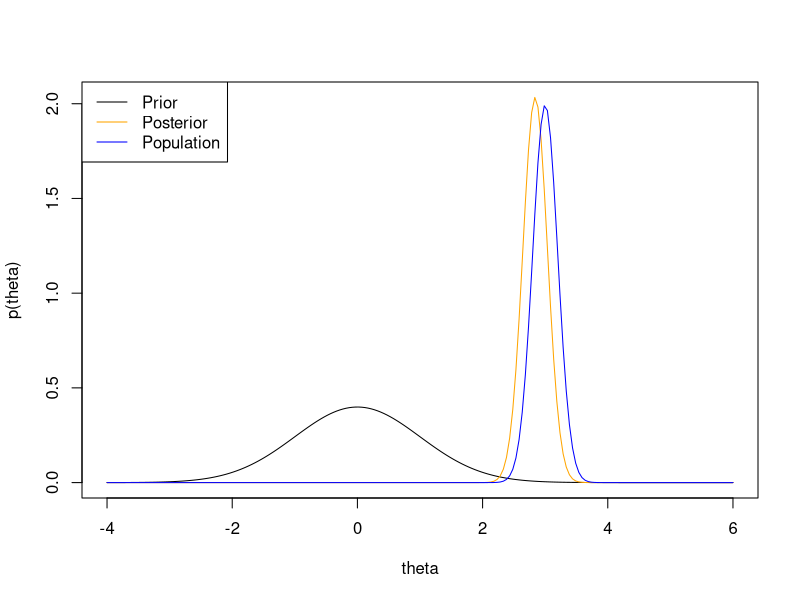
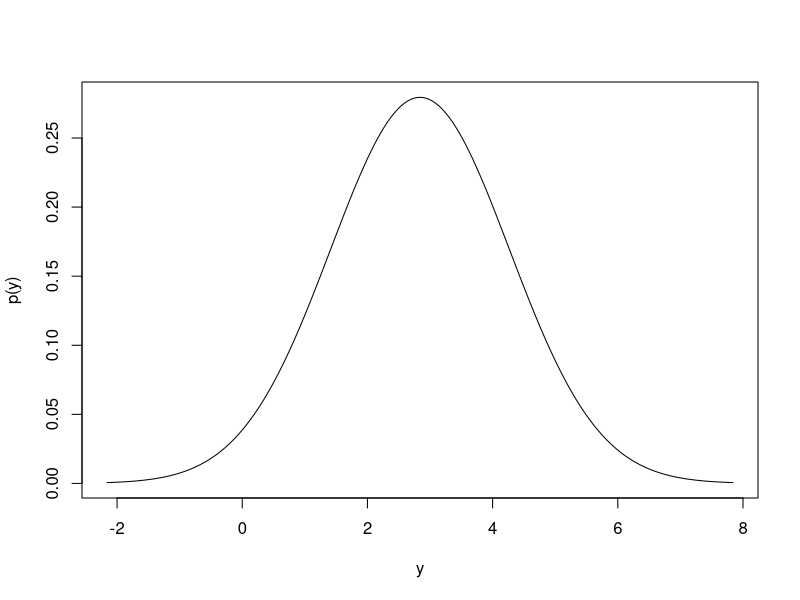

Reproduce these figures in R, in order.
## ---- chunk 1
knitr::opts_chunk$set(echo = TRUE)
## ---- chunk 2
# 事前正規分布のパラメータ
prior.mean <- 0
prior.var <- 1
# 観測値(正規分布乱数) 
set.seed(20240520)
obs.N <- 50 
obs.mean <- 3
obs.var <- 2 
obs.data <- rnorm(obs.N, obs.mean, sqrt(obs.var))
obs.data.mean <- mean(obs.data) 
# 事後正規分布のパラメータ
posterior.var <- 1 / (1/prior.var + obs.N/obs.var) 
posterior.mean <-(1/prior.var*prior.mean + obs.N/obs.var*obs.data.mean)*posterior.var

# 事前正規分布と事後正規分布のグラフ
xs <- seq(-4,6,length.out = 200)
prior.ys <- dnorm(xs, prior.mean,sqrt(prior.var)) # 事前分布
posterior.ys <- dnorm(xs, posterior.mean, sqrt(posterior.var)) # 事後分布
popu.ys <- dnorm(xs, obs.mean,sqrt(obs.var/obs.N)) 
# 乱数生成に使用したパラメータから求めた分布
ylim_max <- max(max(prior.ys),max(posterior.ys))
plot(xs,prior.ys,type="l",ylim=c(0,ylim_max),col="black",
     xlab="theta",ylab="p(theta)")
lines(xs,posterior.ys,col="orange")
lines(xs,popu.ys, col="blue")
legend("topleft", legend = c("Prior","Posterior","Population"),
       col = c("black","orange","blue"), lty=1)
## ---- chunk 3
# 事後予測分布の平均と分散
pred.mean <- posterior.mean
pred.var <- posterior.var + obs.var
# 事後予測描画用データ
pred.xs <- seq(-5+pred.mean, 5+pred.mean,length.out=200)
pred.ys <- dnorm(pred.xs, pred.mean, sqrt(pred.var))
# 描画
plot(pred.xs, pred.ys, col="black", type="l", xlab="y", ylab="p(y)")
